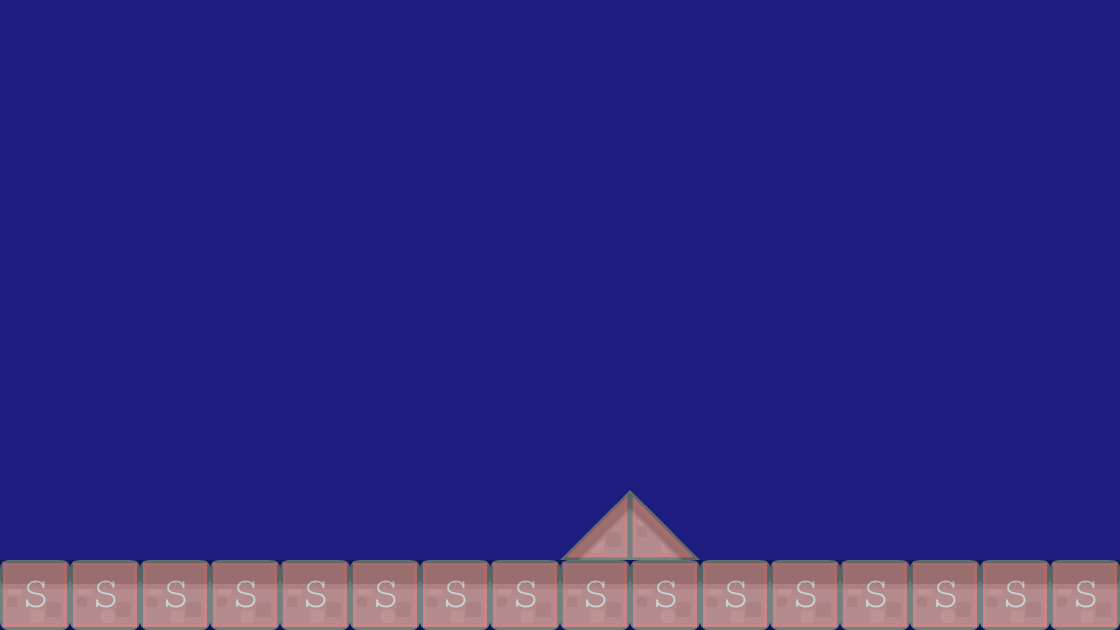

The image is a tile-based game level rendered from a .tmx file. Its description and source (layers, tilesets, objects; grid data summarised) follow:
An orthogonal 16x9 tile map with 70x70 px tiles, 2 tile layers (background1, collision), 2 tilesets and 3 objects (EnemyBase , PlayerBase, EnemyBase).

<map version="1.0" orientation="orthogonal" renderorder="right-down" width="16" height="9" tilewidth="70" tileheight="70" backgroundcolor="#1d1d80">
 <tileset firstgid="1" name="background-tiles" tilewidth="70" tileheight="70">
  <image source="../img/background-tiles.png" width="910" height="910" />
 </tileset>
 <tileset firstgid="170" name="meta-tiles" tilewidth="70" tileheight="70">
  <image source="../img/meta-tiles.png" width="350" height="70" />
  <tile id="1">
   <properties>
    <property name="type" value="lslope" />
   </properties>
  </tile>
  <tile id="3">
   <properties>
    <property name="type" value="rslope" />
   </properties>
  </tile>
  <tile id="4">
   <properties>
    <property name="type" value="solid" />
   </properties>
  </tile>
 </tileset>
 <layer name="background1" width="16" height="9">
  <data>[144 cells, 18 non-empty, 3 distinct tile ids]</data>
 </layer>
 <layer name="collision" width="16" height="9" opacity="0.33">
  <data>[144 cells, 18 non-empty, 3 distinct tile ids]</data>
 </layer>
 <objectgroup name="BaseEntities">
  <object name="EnemyBase " x="1936" y="-542" width="68" height="130" />
  <object name="PlayerBase" x="78" y="430" width="70" height="130" />
  <object name="EnemyBase" x="908" y="424" width="70" height="140" />
 </objectgroup>
</map>
